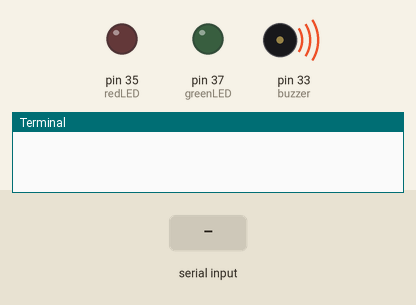
Simulated run of this program. Board: Raspberry Pi (header pin numbers). Parts: output pins drawn as LEDs (lit = HIGH), buzzer (waves = sounding, pin HIGH), the last lines printed to the terminal. The inputs (shaded band) are chosen by the test bench.

Above: at 0.01 s.
At 1.6 s:
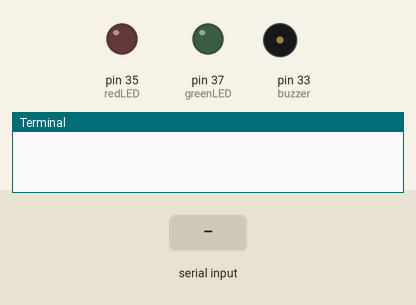
1.7 s: "400037052656" received over the second serial link
At 2.5 s:
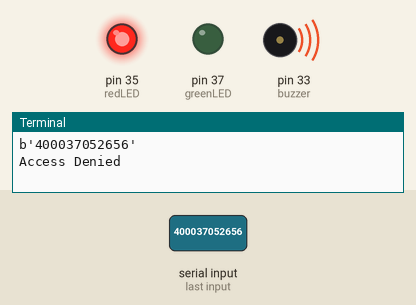
Timing chart, 0 to 5.2 s (numbered marks = the images above; inputs shaded):
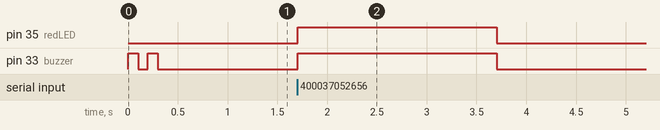

Measured:
- after the input at 1.7 s, pin 35 (redLED), pin 33 (buzzer): LOW → HIGH at once, → LOW 2.0 s later

The program:

RFID_code.py
```python
import RPi.GPIO as GPIO
import time
import serial

GPIO.setmode(GPIO.BOARD)
greenLED = 37
redLED = 35
buzzer = 33

GPIO.setup(greenLED, GPIO.OUT)
GPIO.setup(redLED, GPIO.OUT)
GPIO.setup(buzzer, GPIO.OUT)

GPIO.setup(greenLED, False)
GPIO.setup(redLED, False)

GPIO.output(buzzer, True)
time.sleep(0.1)
GPIO.output(buzzer, False)
time.sleep(0.1)
GPIO.output(buzzer, True)
time.sleep(0.1)
GPIO.output(buzzer, False)
time.sleep(0.1)

def read_rfid ():
    ser = serial.Serial("/dev/ttyUSB0")
    ser.baudrate = 9600
    data = ser.read(12)
    ser.close()
    return data

try:

    while True:
     id = read_rfid ()
     print (id)

     if id=="400037052656":
         print("Access Granted")
         GPIO.output(greenLED, True)
         GPIO.output(redLED, False)
         GPIO.output(buzzer, False)
         time.sleep(2)
     else:
         print("Access Denied")
         GPIO.output(greenLED, False)
         GPIO.output(redLED, True)
         GPIO.output(buzzer, True)
         time.sleep(2)
         GPIO.output(greenLED, False)
         GPIO.output(redLED, False)
         GPIO.output(buzzer, False)
finally:
    GPIO.cleanup()
```
